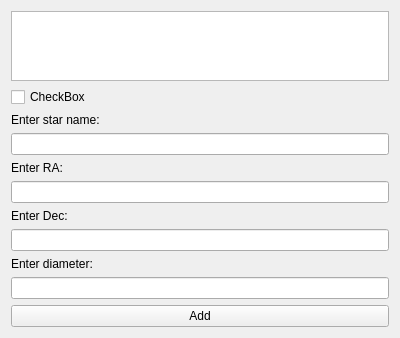
<?xml version="1.0" encoding="UTF-8"?>
<ui version="4.0">
 <class>GUI</class>
 <widget class="QWidget" name="GUI">
  <property name="geometry">
   <rect>
    <x>0</x>
    <y>0</y>
    <width>400</width>
    <height>300</height>
   </rect>
  </property>
  <property name="windowTitle">
   <string>GUI</string>
  </property>
  <layout class="QVBoxLayout" name="verticalLayout">
   <item>
    <widget class="QTableView" name="tableView"/>
   </item>
   <item>
    <widget class="QCheckBox" name="checkBox">
     <property name="text">
      <string>CheckBox</string>
     </property>
    </widget>
   </item>
   <item>
    <widget class="QLabel" name="label">
     <property name="text">
      <string>Enter star name:</string>
     </property>
    </widget>
   </item>
   <item>
    <widget class="QLineEdit" name="nameLineEdit"/>
   </item>
   <item>
    <widget class="QLabel" name="label_2">
     <property name="text">
      <string>Enter RA:</string>
     </property>
    </widget>
   </item>
   <item>
    <widget class="QLineEdit" name="RALineEdit"/>
   </item>
   <item>
    <widget class="QLabel" name="label_3">
     <property name="text">
      <string>Enter Dec:</string>
     </property>
    </widget>
   </item>
   <item>
    <widget class="QLineEdit" name="DecLineEdit"/>
   </item>
   <item>
    <widget class="QLabel" name="label_4">
     <property name="text">
      <string>Enter diameter:</string>
     </property>
    </widget>
   </item>
   <item>
    <widget class="QLineEdit" name="diameterLineEdit"/>
   </item>
   <item>
    <widget class="QPushButton" name="addButton">
     <property name="text">
      <string>Add</string>
     </property>
    </widget>
   </item>
  </layout>
 </widget>
 <resources/>
 <connections/>
</ui>
